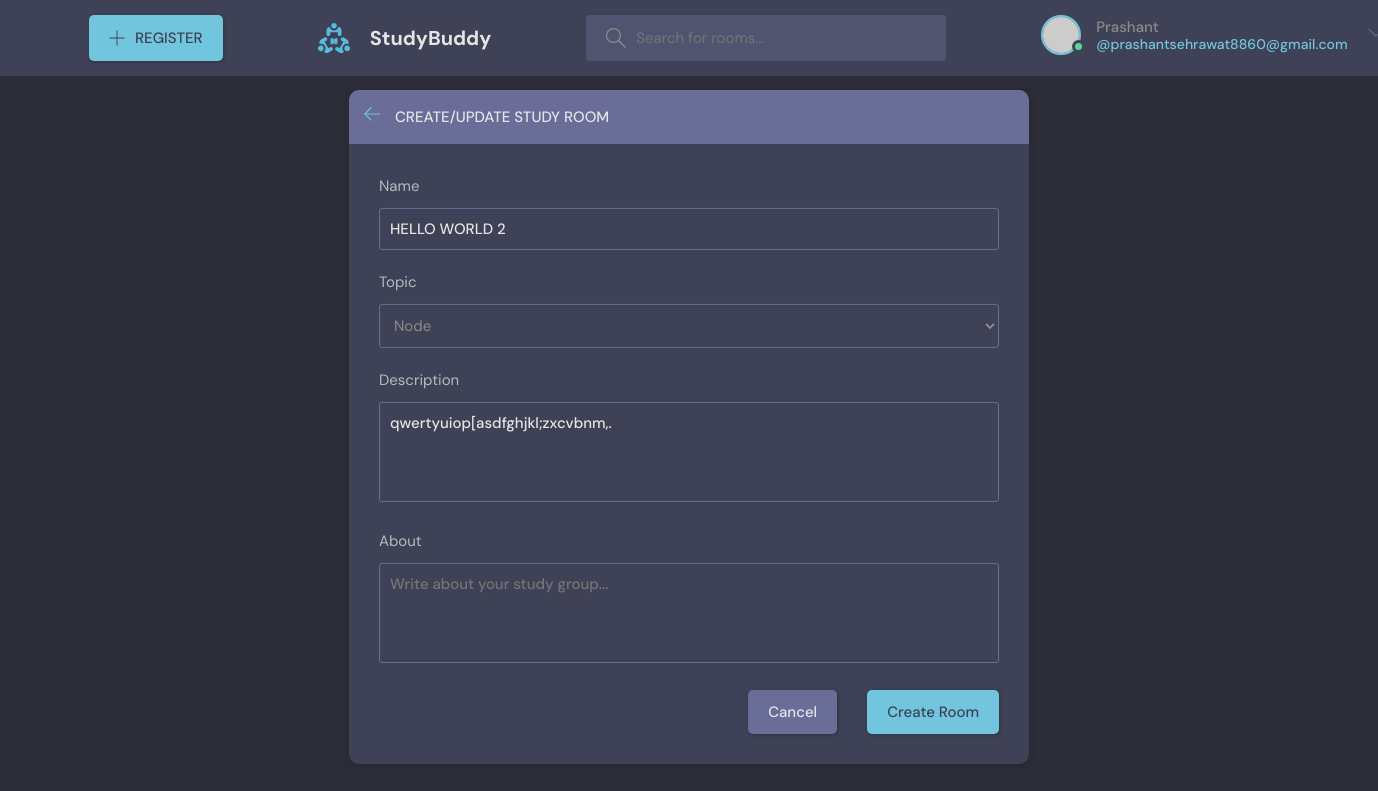
The app's page /update_room/15 (signed in), older data.
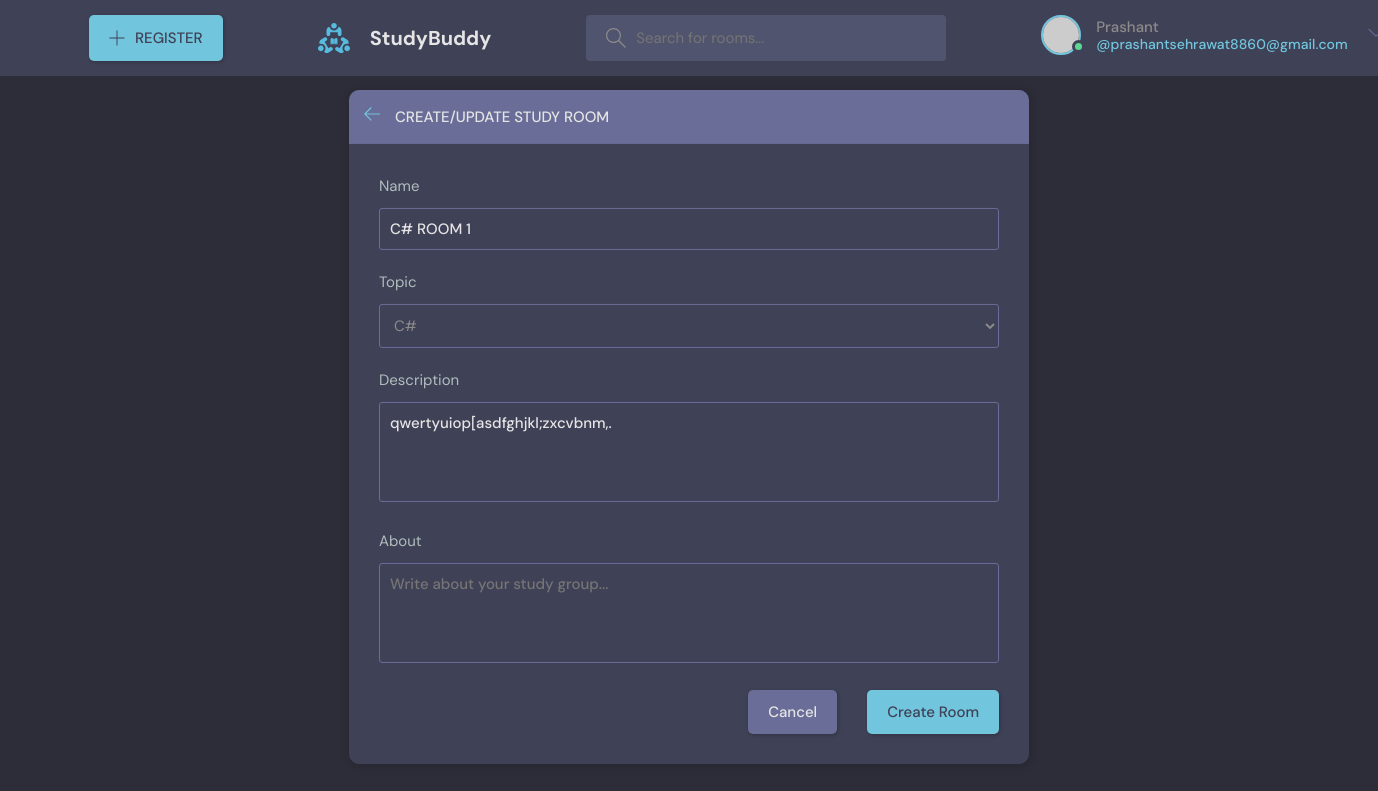
The same page, newer data.
### base/models.py (models this page shows, shortened)
class Room(models.Model):
    host=models.ForeignKey(User,on_delete=models.SET_NULL , null=True)
    name=models.CharField(max_length=20)
    topic=models.ForeignKey(Topic ,on_delete=models.CASCADE,null=True)
    participant=models.ManyToManyField(User , related_name="participant")
    description=models.TextField(null=True,blank=True)
    created_at=models.DateTimeField(auto_now_add=True)
    updated_at=models.DateTimeField(auto_now=True)
    class Meta:
        ordering=['-updated_at','created_at']

### base/views.py (the view)
# urls.py: path('update_room/<str:pk>',UpdateRoom,name="Update-Room"),
@login_required(login_url='User-login')
def UpdateRoom(request,pk):
    room=Room.objects.get(id=pk)
    form=CreateRoomForm(instance=room)
    if request.method == "POST":
     form=CreateRoomForm(request.POST,instance=room)
     if form.is_valid():
        form.save()
        return redirect("/")
    context={'form':form}
    return render(request,"base/room_form.html",context)

### base/form.py
class CreateRoomForm(forms.ModelForm):
    class Meta:
        model=Room
        fields="__all__"
        exclude=['host','participant']

### base/models.py (called while the page is built)
    def __str__(self):
        return self.name

### base/templates/base/room_form.html (shortened to what this page needs)
{% extends 'main.html' %}
{% block content %}
  <main class="create-room layout">
    <div class="container">
      <div class="layout__box">
        <div class="layout__boxHeader">
          <div class="layout__boxTitle">
            <a href="{% url 'home' %}">
              <svg version="1.1" xmlns="http://www.w3.org/2000/svg" width="32" height="32" viewBox="0 0 32 32">
                <title>arrow-left</title>
                <path
                  d="M13.723 2.286l-13.723 13.714 13.719 13.714 1.616-1.611-10.96-10.96h27.625v-2.286h-27.625l10.965-10.965-1.616-1.607z">
                </path>
              </svg>
            </a>
            <h3>Create/Update Study Room</h3>
          </div>
        </div>
        <div class="layout__body">
          <form  method="POST" action="" class="post-form">
            {% for field in form %}
            <div class="form__group">
              <label for="room_name">{{field.label}}</label>
              {{field}}
            </div>
            {% endfor %}
            <div class="form__group">
              <label for="room_about">About</label>
              <textarea name="room_about" id="room_about" placeholder="Write about your study group..."></textarea>
            </div>
            <div class="form__action">
              <a class="btn btn--dark" href="{% url 'home' %}">Cancel</a>
              <button class="btn btn--main" type="submit">Create Room</button>
            </div>
          </form>
        </div>
      </div>
    </div>
{% endblock %}

Row changes from the older to the newer data that the page shows:
changed Room "qwertyuiop[asdfghjkl;zxcvbnm,.": name "HELLO WORLD 2" → "C# ROOM 1"; topic "Node" → "C#"
